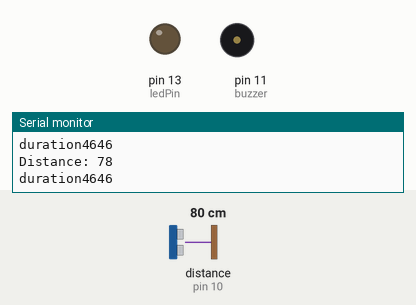
The sketch below on a simulated Arduino Uno, built with avr-gcc and run on an emulated ATmega328P. Shown: output pins drawn as LEDs (lit = HIGH), buzzer (waves = sounding, pin HIGH), the last lines printed to the serial monitor. Wiring (inferred from the names in the program): ultrasonic range finder: trigger pin 9; echo pin 10. The inputs (shaded band) are chosen by the test bench; at power-on: distance to the obstacle (sensor on pin 10) 80 cm. The echo pulse lasts 58.3 µs per cm; pins used as bus, display or sensor lines are not drawn.

Above: at 1.2 s.
1.3 s: distance to the obstacle (sensor on pin 10) set to 13 cm
4.3 s: distance to the obstacle (sensor on pin 10) set to 10 cm
At 4.8 s:
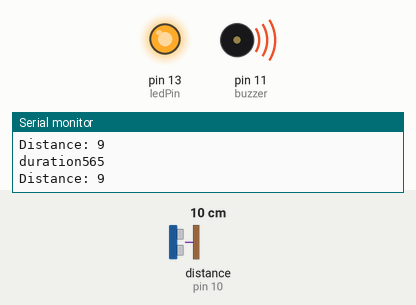
5.8 s: distance to the obstacle (sensor on pin 10) set to 18 cm
At 6.5 s:
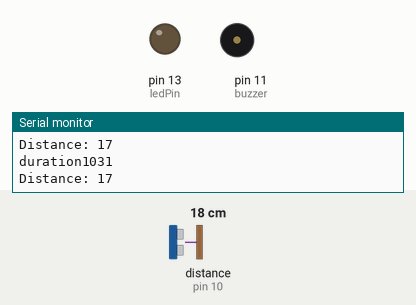
7.3 s: distance to the obstacle (sensor on pin 10) set to 2 cm
At 8.2 s:
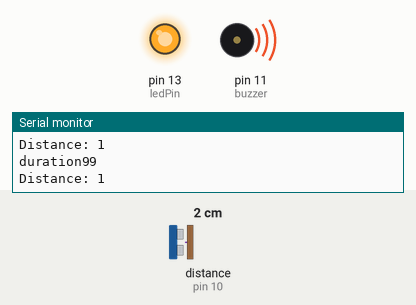
Timing chart, 0 to 9.8 s (numbered marks = the images above; inputs shaded):
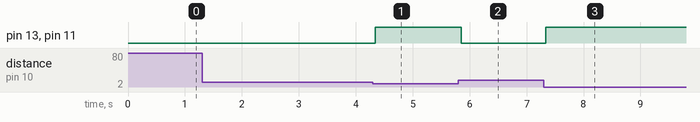

Measured:
- the behaviour switches between 12 and 11 cm on distance to the obstacle (sensor on pin 10) (found by bisection; images 0 and 1)
- after the input at 4.3 s, pin 13 (ledPin), pin 11 (buzzer): LOW → HIGH at once
- after the input at 5.8 s, pin 13 (ledPin), pin 11 (buzzer): HIGH → LOW after 0.05 s
- after the input at 7.3 s, pin 13 (ledPin), pin 11 (buzzer): LOW → HIGH at once

The sketch:

6_Stick_For_Blind_Person.ino
```cpp
/**************************************************
Project Title: Stick For Blindman
Organisation: Soham Academy Of Human Excellence
Website: https://ria.sohamacademy.org/
**************************************************/

const int trigPin = 9;
const int echoPin = 10;
const int buzzer = 11;
const int ledPin = 13;

long duration;
int distance;
int safetyDistance;

void setup()
{
pinMode(trigPin, OUTPUT); // Sets the trigPin as an Output
pinMode(echoPin, INPUT); // Sets the echoPin as an Input
pinMode(buzzer, OUTPUT);
pinMode(ledPin, OUTPUT);
Serial.begin(9600);
}

void loop()
{
digitalWrite(trigPin, LOW);
delayMicroseconds(2);

digitalWrite(trigPin, HIGH);
delayMicroseconds(10);
digitalWrite(trigPin, LOW);

duration = pulseIn(echoPin, HIGH);
  Serial.print("duration");
  Serial.println(duration);

distance= duration*0.034/2;
Serial.print("Distance: ");
Serial.println(distance);

safetyDistance = distance;
if (safetyDistance <=10)
{
  digitalWrite(buzzer, HIGH);
  digitalWrite(ledPin, HIGH);
}
else
{
  digitalWrite(buzzer, LOW);
  digitalWrite(ledPin, LOW);
}
}
```
